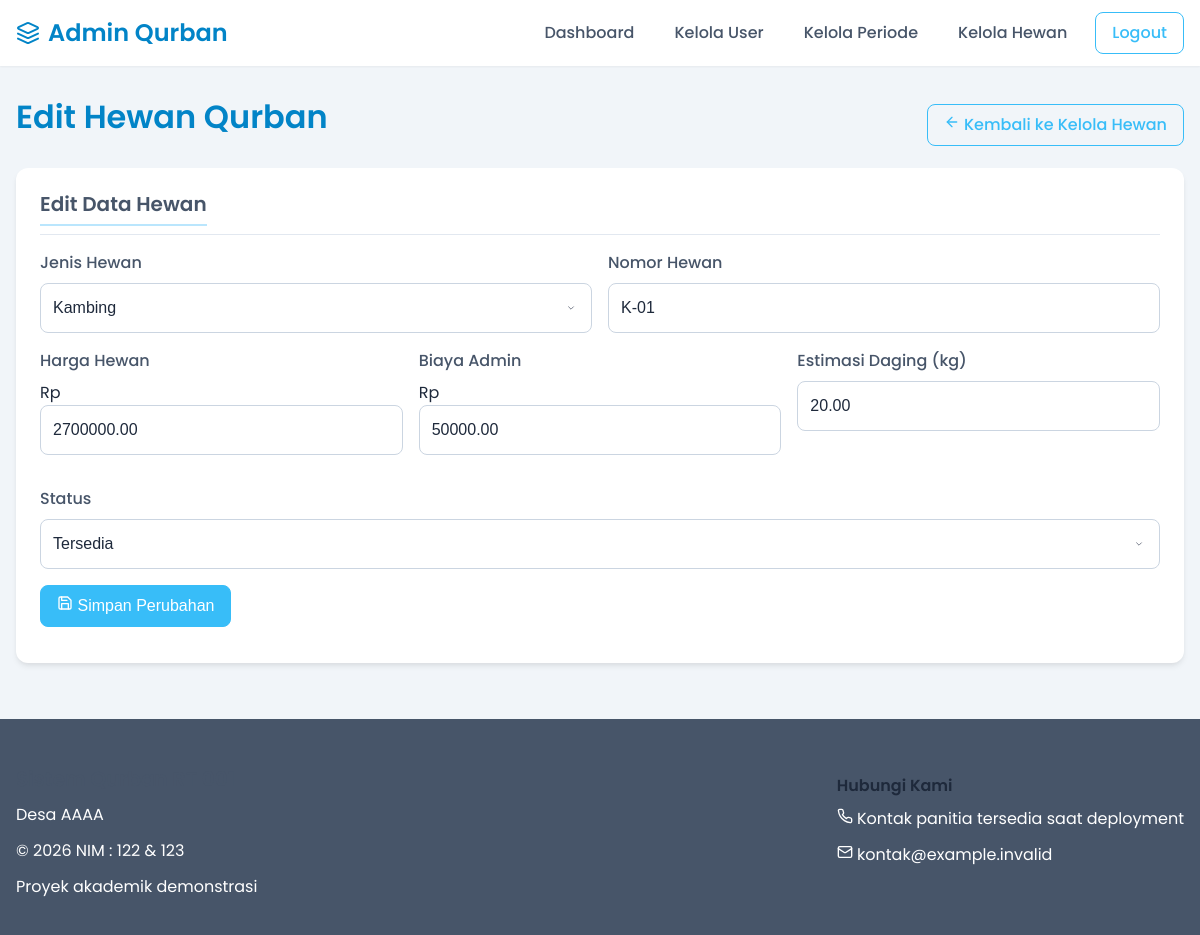
The page /admin/edit_hewan.php?id=2 (signed in) on the database its author committed.
### tables this page shows
CREATE TABLE `hewan_qurban` (
  `id_hewan` int(11) NOT NULL AUTO_INCREMENT,
  `id_periode` int(11) NOT NULL,
  `jenis_hewan` enum('sapi','kambing','domba') NOT NULL,
  `nomor_hewan` varchar(10) NOT NULL,
  `harga_hewan` decimal(12,2) NOT NULL,
  `biaya_admin` decimal(10,2) NOT NULL,
  `estimasi_daging` decimal(5,2) NOT NULL,
  `status` enum('rencana','tersedia','terpesan','disembelih','dibagikan') DEFAULT 'rencana',
  `created_at` timestamp NULL DEFAULT current_timestamp(),
  PRIMARY KEY (`id_hewan`),
  KEY `id_periode` (`id_periode`),
  CONSTRAINT `fk_hewan_periode` FOREIGN KEY (`id_periode`) REFERENCES `periode_qurban` (`id_periode`) ON DELETE CASCADE ON UPDATE CASCADE
);

### admin/edit_hewan.php (the view, shortened to what this page needs)
<?php
require_once '../config/database.php';
$id_hewan = isset($_GET['id']) ? (int)$_GET['id'] : 0;
$query = "SELECT * FROM hewan_qurban WHERE id_hewan = $id_hewan";
$result = mysqli_query($conn, $query);
$hewan = mysqli_fetch_assoc($result);
?>
<!DOCTYPE html>
<html lang="id">
<head>
    <link rel="stylesheet" href="../src/styles/main.css">
</head>
<body>
    <?php include_once '../src/components/header_admin.php'; ?>
    <main class="main-content">
        <div class="container">
            <div class="d-flex justify-content-between align-items-center mb-4">
                <h1>Edit Hewan Qurban</h1>
                <a href="kelola_hewan.php" class="btn btn-outline-primary">
                    <svg xmlns="http://www.w3.org/2000/svg" width="16" height="16" viewBox="0 0 24 24" fill="none" stroke="currentColor" stroke-width="2" stroke-linecap="round" stroke-linejoin="round" class="icon">
                        <line x1="19" y1="12" x2="5" y2="12"></line>
                        <polyline points="12 19 5 12 12 5"></polyline>
                    </svg>
                    Kembali ke Kelola Hewan
                </a>
            </div>
            <div class="card animate-on-scroll">
                <div class="card-header">
                    <h2 class="card-title">Edit Data Hewan</h2>
                </div>
                <div class="card-body">
                    <form method="POST" class="needs-validation">
                        <div class="d-flex flex-wrap gap-4">
                            <div class="form-group" style="flex: 1; min-width: 200px;">
                                <label for="jenis_hewan" class="form-label">Jenis Hewan</label>
                                <select id="jenis_hewan" name="jenis_hewan" class="form-select" required>
                                    <option value="kambing" <?php echo $hewan['jenis_hewan'] == 'kambing' ? 'selected' : ''; ?>>Kambing</option>
                                </select>
                            </div>
                            <div class="form-group" style="flex: 1; min-width: 200px;">
                                <label for="nomor_hewan" class="form-label">Nomor Hewan</label>
                                <input type="text" id="nomor_hewan" name="nomor_hewan" class="form-control" value="<?php echo $hewan['nomor_hewan']; ?>" required>
                            </div>
                        </div>
                        <div class="d-flex flex-wrap gap-4">
                            <div class="form-group" style="flex: 1; min-width: 200px;">
                                <label for="harga_hewan" class="form-label">Harga Hewan</label>
                                <div class="input-group">
                                    <span class="input-group-text">Rp</span>
                                    <input type="number" id="harga_hewan" name="harga_hewan" class="form-control" value="<?php echo $hewan['harga_hewan']; ?>" required>
                                </div>
                            </div>
                            <div class="form-group" style="flex: 1; min-width: 200px;">
                                <label for="biaya_admin" class="form-label">Biaya Admin</label>
                                <div class="input-group">
                                    <span class="input-group-text">Rp</span>
                                    <input type="number" id="biaya_admin" name="biaya_admin" class="form-control" value="<?php echo $hewan['biaya_admin']; ?>" required>
                                </div>
                            </div>
                            <div class="form-group" style="flex: 1; min-width: 200px;">
                                <label for="estimasi_daging" class="form-label">Estimasi Daging (kg)</label>
                                <input type="number" step="0.1" id="estimasi_daging" name="estimasi_daging" class="form-control" value="<?php echo $hewan['estimasi_daging']; ?>" required>
                            </div>
                        </div>
                        <div class="form-group mt-4">
                            <label for="status" class="form-label">Status</label>
                            <select id="status" name="status" class="form-select" required>
                                <option value="tersedia" <?php echo $hewan['status'] == 'tersedia' ? 'selected' : ''; ?>>Tersedia</option>
                            </select>
                        </div>
                        <div class="d-flex justify-content-end mt-4">
                            <button type="submit" class="btn btn-primary">
                                Simpan Perubahan
                            </button>
                        </div>
                    </form>
                </div>
            </div>
        </div>
    </main>
    <?php include_once '../src/components/footer.php'; ?>
</body>
</html>

### src/styles/main.css (style rules this page uses)
:root { --primary: #38bdf8; --primary-dark: #0284c7; --primary-light: #bae6fd; --secondary: #64748b; --secondary-light: #94a3b8; --secondary-dark: #475569; --accent: #f59e0b; --accent-light: #fcd34d; --success: #10b981; --warning: #f59e0b; --danger: #ef4444; --light: #f8fafc; --dark: #1e293b; --white: #ffffff; --gray-100: #f1f5f9; --gray-200: #e2e8f0; --gray-300: #cbd5e1; --gray-400: #94a3b8; --gray-500: #64748b; --space-1: 0.25rem; --space-2: 0.5rem; --space-3: 0.75rem; --space-4: 1rem; --space-5: 1.5rem; --space-6: 2rem; --space-8: 3rem; --radius-sm: 0.25rem; --radius-md: 0.5rem; --radius-lg: 0.75rem; --shadow-sm: 0 1px 2px rgba(0, 0, 0, 0.05); --shadow-md: 0 4px 6px -1px rgba(0, 0, 0, 0.08), 0 2px 4px -1px rgba(0, 0, 0, 0.04); --shadow-lg: 0 10px 15px -3px rgba(0, 0, 0, 0.08), 0 4px 6px -2px rgba(0, 0, 0, 0.04); --transition-fast: 150ms ease; --transition-normal: 250ms ease; --font-family-base: 'Poppins', system-ui, -apple-system, sans-serif; --font-family-heading: 'Poppins', system-ui, -apple-system, sans-serif; }
* { margin: 0; padding: 0; box-sizing: border-box; }
html { font-size: 16px; scroll-behavior: smooth; }
body { font-family: var(--font-family-base); line-height: 1.5; color: var(--dark); background-color: var(--gray-100); min-height: 100vh; display: flex; flex-direction: column; }
h1, h2, h3, h4, h5, h6 { font-family: var(--font-family-heading); font-weight: 600; line-height: 1.2; color: var(--dark); margin-bottom: var(--space-4); }
h1 { font-size: 2rem; font-weight: 600; color: var(--primary-dark); }
h2 { font-size: 1.5rem; color: var(--secondary-dark); border-bottom: 2px solid var(--primary-light); padding-bottom: var(--space-2); margin-top: var(--space-6); }
a { color: var(--primary-dark); text-decoration: none; transition: color var(--transition-fast); }
.container { width: 100%; max-width: 1200px; margin: 0 auto; padding: 0 var(--space-4); }
.main-content { flex: 1; padding: var(--space-6) 0; width: 100%; }
.card { background-color: white; border-radius: var(--radius-lg); box-shadow: var(--shadow-md); padding: var(--space-5); margin-bottom: var(--space-5); transition: transform var(--transition-normal), box-shadow var(--transition-normal); }
.card-header { margin-bottom: var(--space-4); padding-bottom: var(--space-2); border-bottom: 1px solid var(--gray-200); display: flex; justify-content: space-between; align-items: center; }
.card-title { margin: 0; font-size: 1.25rem; }
.card-body { margin-bottom: var(--space-3); }
.form-group { margin-bottom: var(--space-4); }
.form-label { display: block; margin-bottom: var(--space-2); font-weight: 500; color: var(--secondary-dark); }
.form-control { width: 100%; padding: var(--space-3); font-size: 1rem; line-height: 1.5; color: var(--dark); background-color: var(--white); border: 1px solid var(--gray-300); border-radius: var(--radius-md); transition: border-color var(--transition-fast), box-shadow var(--transition-fast); }
.form-select { display: block; width: 100%; padding: var(--space-3); font-size: 1rem; font-weight: 400; line-height: 1.5; color: var(--dark); background-color: var(--white); background-position: right var(--space-3) center; background-repeat: no-repeat; background-size: 16px 12px; border: 1px solid var(--gray-300); border-radius: var(--radius-md); appearance: none; }
.btn { display: inline-block; font-weight: 500; text-align: center; white-space: nowrap; vertical-align: middle; user-select: none; border: 1px solid transparent; padding: var(--space-2) var(--space-4); font-size: 1rem; line-height: 1.5; border-radius: var(--radius-md); transition: all var(--transition-fast); cursor: pointer; }
.btn-primary { color: white; background-color: var(--primary); border-color: var(--primary); }
.btn-outline-primary { color: var(--primary); background-color: transparent; border-color: var(--primary); }
.d-flex { display: flex; }
.justify-content-between { justify-content: space-between; }
.align-items-center { align-items: center; }
.flex-wrap { flex-wrap: wrap; }
.gap-4 { gap: var(--space-4); }
.mb-4 { margin-bottom: var(--space-4); }
.mt-4 { margin-top: var(--space-4); }
.fade-in { animation: fadeIn var(--transition-normal); }
.hover-lift { transition: transform var(--transition-normal); }
.hover-shadow { transition: box-shadow var(--transition-normal); }

### rows shown on the page
hewan_qurban: jenis_hewan "Kambing", nomor_hewan "K-01", harga_hewan "2700000.00", biaya_admin "50000.00", estimasi_daging "20.00", status "Tersedia"
